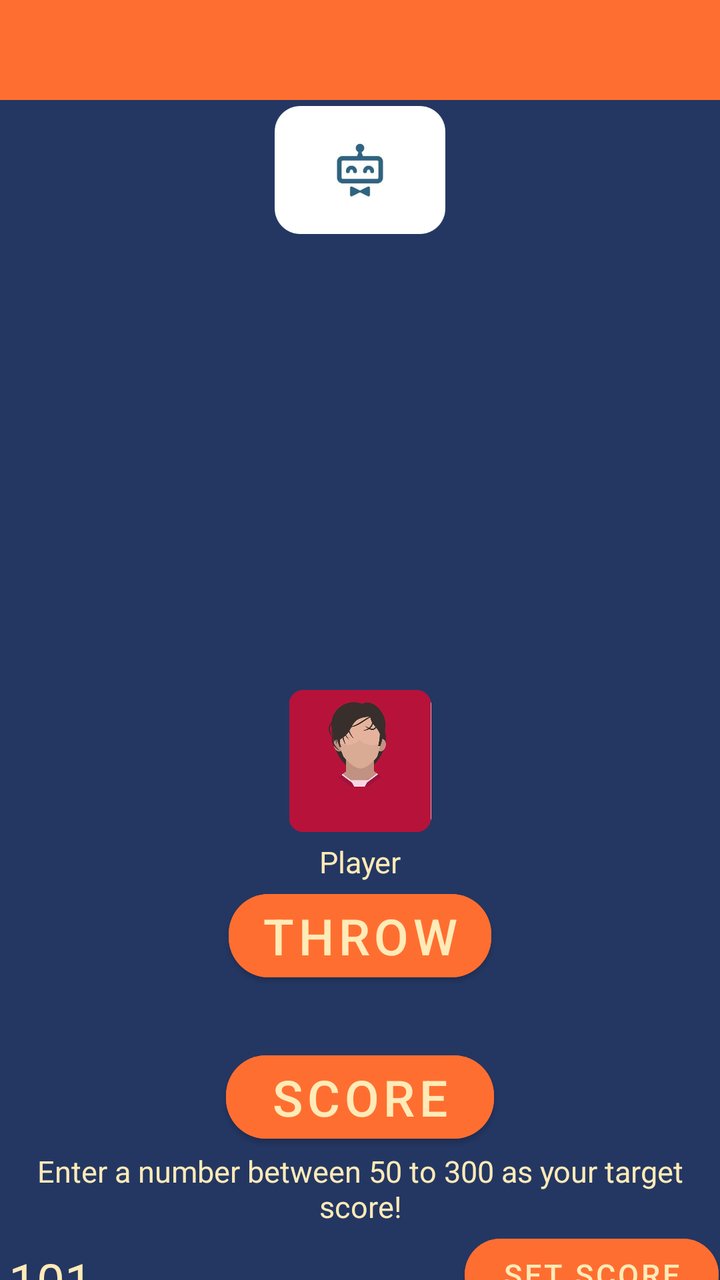
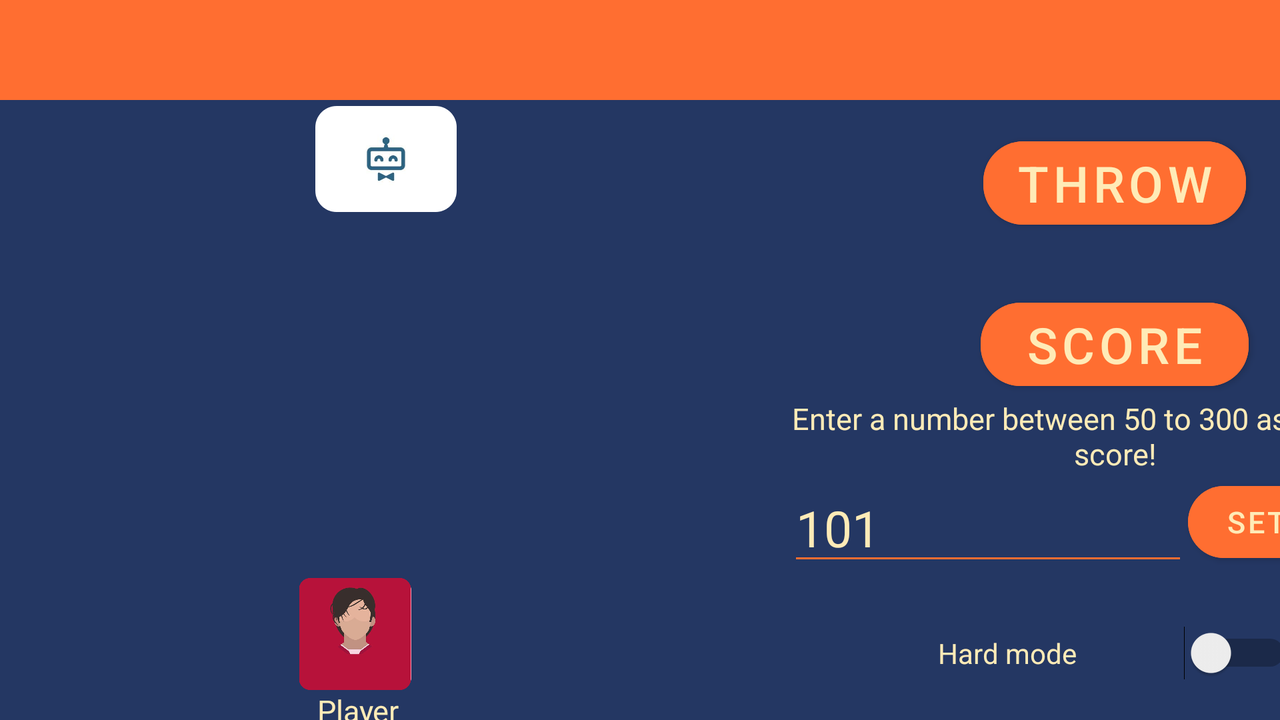

Two renders of one Android screen. The first uses the default layout on a phone; the second uses the alternative layout the repository ships for a different screen configuration, on a matching device. The two XML files are below.
<!-- AndroidManifest.xml: application theme Theme.DiceGameCWK -->
<!-- res/layout/game_activity.xml -->
<?xml version="1.0" encoding="utf-8"?>
<LinearLayout xmlns:android="http://schemas.android.com/apk/res/android"
    xmlns:app="http://schemas.android.com/apk/res-auto"
    xmlns:tools="http://schemas.android.com/tools"
    android:layout_width="match_parent"
    android:layout_height="match_parent"
    android:orientation="vertical"
    android:background="@color/bluebgk">


    <LinearLayout
        android:layout_width="match_parent"
        android:layout_height="50dp"
        android:background="@color/orangebgk"
        android:orientation="horizontal">

        <TextView
            android:id="@+id/totalScores"
            android:layout_width="151dp"
            android:layout_height="match_parent"

            android:text=""
            android:textColor="@color/peachbgk"
            android:textSize="20sp" />

        <TextView
            android:id="@+id/roundTop"
            android:layout_width="110dp"
            android:layout_height="match_parent"

            android:text=""
            android:textColor="@color/peachbgk"
            android:textSize="15sp" />

        <TextView
            android:id="@+id/score"
            android:layout_width="172dp"
            android:layout_height="match_parent"
            android:text=""
            android:textColor="@color/peachbgk"
            android:textSize="14sp" />

    </LinearLayout>

    <TextView
        android:id="@+id/txtComputerName"
        android:layout_width="match_parent"
        android:layout_height="3dp"
        android:text="@string/computer"
        android:textAlignment="center"
        android:textColor="@color/peachbgk"
        android:textSize="15sp" />

    <ImageView
        android:id="@+id/imgV_Computer"
        android:layout_width="match_parent"
        android:layout_height="64dp"
        android:contentDescription="@string/image_of_computer"
        tools:srcCompat="@drawable/robot" />

    <LinearLayout
        android:layout_width="match_parent"
        android:layout_height="82dp"
        android:orientation="horizontal"
        >

        <ImageView
            android:contentDescription="@string/image_of_dice"
            android:id="@+id/imgVComDie1"
            android:layout_width="0dp"
            android:layout_weight="1"
            android:layout_height="69dp"

            android:layout_marginHorizontal="4dp"

            tools:srcCompat="@tools:sample/avatars" />

        <ImageView
            android:contentDescription="@string/image_of_dice"
            android:id="@+id/imgVComDie2"
            android:layout_width="0dp"
            android:layout_weight="1"
            android:layout_height="69dp"
            android:layout_marginHorizontal="4dp"
            tools:srcCompat="@tools:sample/avatars" />

        <ImageView
            android:contentDescription="@string/image_of_dice"
            android:id="@+id/imgVComDie3"
            android:layout_width="0dp"
            android:layout_weight="1"
            android:layout_height="69dp"
            android:layout_marginHorizontal="4dp"
            tools:srcCompat="@tools:sample/avatars" />

        <ImageView
            android:contentDescription="@string/image_of_dice"
            android:id="@+id/imgVComDie4"
            android:layout_width="0dp"
            android:layout_weight="1"
            android:layout_height="69dp"
            android:layout_marginHorizontal="4dp"
            tools:srcCompat="@tools:sample/avatars" />

        <ImageView
            android:contentDescription="@string/image_of_dice"
            android:id="@+id/imgVComDie5"
            android:layout_width="0dp"
            android:layout_weight="1"
            android:layout_height="69dp"
            android:layout_marginHorizontal="4dp"
            tools:srcCompat="@tools:sample/avatars" />

    </LinearLayout>


    <TextView
        android:id="@+id/txtMiddle"
        android:layout_width="match_parent"
        android:layout_height="65dp"

        android:text=""
        android:textAlignment="center"
        android:textColor="@color/peachbgk"

        android:textSize="18sp" />

    <Space
        android:layout_width="match_parent"
        android:layout_height="00dp"
        />

    <LinearLayout

        android:layout_width="match_parent"
        android:layout_height="81dp"
        android:orientation="horizontal"
     >

        <ImageView
            android:contentDescription="@string/image_of_dice"

            android:id="@+id/imgVPlyDie1"
            android:layout_width="0dp"
            android:layout_weight="1"
            android:layout_height="69dp"
            android:layout_marginHorizontal="4dp"
            tools:srcCompat="@tools:sample/avatars" />

        <ImageView
            android:contentDescription="@string/image_of_dice"
            android:id="@+id/imgVPlyDie2"
            android:layout_width="0dp"
            android:layout_weight="1"
            android:layout_height="69dp"
            android:layout_marginHorizontal="4dp"
            tools:srcCompat="@tools:sample/avatars" />

        <ImageView
            android:contentDescription="@string/image_of_dice"
            android:id="@+id/imgVPlyDie3"
            android:layout_width="0dp"
            android:layout_weight="1"
            android:layout_height="69dp"
            android:layout_marginHorizontal="4dp"
            tools:srcCompat="@tools:sample/avatars" />

        <ImageView
            android:contentDescription="@string/image_of_dice"
            android:id="@+id/imgVPlyDie4"
            android:layout_width="0dp"
            android:layout_weight="1"
            android:layout_height="69dp"
            android:layout_marginHorizontal="4dp"
            tools:srcCompat="@tools:sample/avatars" />

        <ImageView
            android:contentDescription="@string/image_of_dice"
            android:id="@+id/imgVPlyDie5"
            android:layout_width="0dp"
            android:layout_weight="1"
            android:layout_height="69dp"
            android:layout_marginHorizontal="4dp"
            tools:srcCompat="@tools:sample/avatars" />
    </LinearLayout>

    <ImageView
        android:id="@+id/imgV_Player"
        android:layout_width="match_parent"
        android:layout_height="71dp"
        tools:srcCompat="@drawable/player"
        android:contentDescription="@string/image_of_player" />

    <LinearLayout

        android:layout_width="match_parent"
        android:layout_height="317dp"
        android:orientation="vertical"
        android:gravity="center">

        <TextView
            android:id="@+id/txtPlayerName"
            android:layout_width="match_parent"
            android:layout_height="wrap_content"
            android:text="@string/player_name"
            android:textAlignment="center"
            android:textColor="@color/peachbgk"
            android:textSize="15sp" />

        <Button
            android:id="@+id/btn_Throw"
            android:layout_width="wrap_content"
            android:layout_height="wrap_content"
            android:layout_gravity="center_horizontal"
            android:backgroundTint="@color/orangebgk"
            android:text="@string/Throw"
            android:textColor="@color/peachbgk"
            android:textSize="25sp"
            android:visibility="visible"
            app:cornerRadius="20dp" />

        <Space
            android:layout_width="match_parent"
            android:layout_height="27dp" />

        <Button
            android:id="@+id/btn_Score"
            android:layout_width="134dp"
            android:layout_height="wrap_content"
            android:layout_gravity="center_horizontal"
            android:backgroundTint="@color/orangebgk"
            android:text="@string/score"
            android:textColor="@color/peachbgk"
            android:textSize="25sp"
            app:cornerRadius="20dp" />

        <TextView
            android:id="@+id/txtEditPoints"
            android:layout_width="match_parent"
            android:layout_height="38dp"
            android:text="@string/enter_a_number_between_50_to_300_as_your_target_score"
            android:textAlignment="center"
            android:textColor="@color/peachbgk"
            android:textSize="15sp" />

        <LinearLayout
            android:layout_width="match_parent"
            android:layout_height="64dp"
            android:orientation="horizontal"
            android:gravity="center">

            <EditText
                android:id="@+id/CustomPoints"
                android:layout_width="232dp"
                android:layout_height="wrap_content"
                android:layout_gravity="center_horizontal"
                android:backgroundTint="@color/orangebgk"
                android:inputType="number"
                android:text="101"
                android:textColor="@color/peachbgk"
                android:textSize="25sp"
                app:cornerRadius="20dp" />

            <Button
                android:id="@+id/btnSetScore"
                android:layout_width="127dp"
                android:layout_height="wrap_content"
                android:layout_gravity="center_horizontal"
                android:backgroundTint="@color/orangebgk"
                android:text="@string/set_score"
                android:textColor="@color/peachbgk"
                android:textSize="15sp"
                app:cornerRadius="20dp" />

        </LinearLayout>

        <Switch
            android:id="@+id/switch1"
            android:layout_width="177dp"
            android:layout_height="51dp"
            android:scrollbarSize="200dp"
            android:text="@string/hard_mode"
            android:textColor="@color/peachbgk" />


    </LinearLayout>

</LinearLayout>
<!-- resources referenced by this layout -->
<resources>
  <color name="bluebgk">#243763</color>
  <color name="orangebgk">#FF6E31</color>
  <color name="peachbgk">#FFEBB7</color>
  <!-- drawable player: png bitmap (drawable, 103021 bytes) -->
  <!-- drawable robot: png bitmap (drawable, 25769 bytes) -->
  <string name="Throw">Throw</string>
  <string name="computer">Computer</string>
  <string name="enter_a_number_between_50_to_300_as_your_target_score">Enter a number between 50 to 300 as your target score!</string>
  <string name="hard_mode">Hard mode</string>
  <string name="image_of_computer">image of computer</string>
  <string name="image_of_dice">image of dice</string>
  <string name="image_of_player">image of player</string>
  <string name="player_name">Player</string>
  <string name="score">Score</string>
  <string name="set_score">Set score</string>
  <style name="Theme.DiceGameCWK" parent="Theme.MaterialComponents.DayNight.DarkActionBar">
          
          <item name="colorPrimary">@color/purple_500</item>
          <item name="colorPrimaryVariant">@color/purple_700</item>
          <item name="colorOnPrimary">@color/white</item>
          
          <item name="colorSecondary">@color/teal_200</item>
          <item name="colorSecondaryVariant">@color/teal_700</item>
          <item name="colorOnSecondary">@color/black</item>
          
          <item name="android:statusBarColor">?attr/colorPrimaryVariant</item>
          
      </style>
  <color name="purple_500">#FF6200EE</color>
  <color name="purple_700">#FF3700B3</color>
  <color name="white">#FFFFFFFF</color>
  <color name="teal_200">#FF03DAC5</color>
  <color name="teal_700">#FF018786</color>
  <color name="black">#FF000000</color>
</resources>
<!-- res/layout-land/game_activity.xml (the repository's variant of the layout above) -->
<!-- drawn on the phone turned sideways -->
<?xml version="1.0" encoding="utf-8"?>
<LinearLayout xmlns:android="http://schemas.android.com/apk/res/android"
    xmlns:app="http://schemas.android.com/apk/res-auto"
    xmlns:tools="http://schemas.android.com/tools"
    android:layout_width="match_parent"
    android:layout_height="match_parent"
    android:orientation="vertical"
    android:background="@color/bluebgk">


    <LinearLayout
        android:layout_width="match_parent"
        android:layout_height="50dp"
        android:background="@color/orangebgk"
        android:orientation="horizontal">

        <TextView
            android:id="@+id/totalScores"
            android:layout_width="305dp"
            android:layout_height="match_parent"

            android:text=""
            android:textColor="@color/peachbgk"
            android:textSize="20sp" />

        <TextView
            android:id="@+id/roundTop"
            android:layout_width="277dp"
            android:layout_height="37dp"

            android:text=""
            android:textColor="@color/peachbgk"
            android:textSize="15sp" />

        <TextView
            android:id="@+id/score"
            android:layout_width="149dp"
            android:layout_height="match_parent"
            android:text=""
            android:textColor="@color/peachbgk"
            android:textSize="14sp" />

    </LinearLayout>

    <LinearLayout
        android:layout_width="match_parent"
        android:layout_height="match_parent">

        <LinearLayout
            android:layout_width="386dp"
            android:layout_height="match_parent"
            android:orientation="vertical">

            <TextView
                android:id="@+id/txtComputerName"
                android:layout_width="match_parent"
                android:layout_height="3dp"
                android:text="@string/computer"
                android:textAlignment="center"
                android:textColor="@color/peachbgk"
                android:textSize="15sp" />

            <ImageView
                android:id="@+id/imgV_Computer"
                android:layout_width="match_parent"
                android:layout_height="53dp"
                android:contentDescription="@string/image_of_computer"
                tools:srcCompat="@drawable/robot" />

            <LinearLayout
                android:layout_width="348dp"
                android:layout_height="67dp"
                android:orientation="horizontal">

                <ImageView
                    android:id="@+id/imgVComDie1"
                    android:layout_width="60dp"
                    android:layout_height="60dp"
                    android:layout_marginHorizontal="4dp"
                    android:contentDescription="@string/image_of_dice"

                    tools:srcCompat="@tools:sample/avatars" />

                <ImageView
                    android:id="@+id/imgVComDie2"
                    android:layout_width="60dp"
                    android:layout_height="60dp"
                    android:layout_marginHorizontal="4dp"
                    android:contentDescription="@string/image_of_dice"
                    tools:srcCompat="@tools:sample/avatars" />

                <ImageView
                    android:id="@+id/imgVComDie3"
                    android:layout_width="60dp"
                    android:layout_height="60dp"
                    android:layout_marginHorizontal="4dp"
                    android:contentDescription="@string/image_of_dice"
                    tools:srcCompat="@tools:sample/avatars" />

                <ImageView
                    android:id="@+id/imgVComDie4"
                    android:layout_width="60dp"
                    android:layout_height="60dp"
                    android:layout_marginHorizontal="4dp"
                    android:contentDescription="@string/image_of_dice"
                    tools:srcCompat="@tools:sample/avatars" />

                <ImageView
                    android:id="@+id/imgVComDie5"
                    android:layout_width="60dp"
                    android:layout_height="60dp"
                    android:layout_marginHorizontal="4dp"
                    android:contentDescription="@string/image_of_dice"
                    tools:srcCompat="@tools:sample/avatars" />

            </LinearLayout>

            <TextView
                android:id="@+id/txtMiddle"
                android:layout_width="355dp"
                android:layout_height="46dp"

                android:text=""
                android:textAlignment="center"
                android:textColor="@color/peachbgk"

                android:textSize="15sp" />

            <LinearLayout

                android:layout_width="355dp"
                android:layout_height="70dp"
                android:orientation="horizontal">

                <ImageView
                    android:id="@+id/imgVPlyDie1"
                    android:layout_width="60dp"
                    android:layout_height="60dp"
                    android:layout_marginHorizontal="4dp"
                    android:contentDescription="@string/image_of_dice"
                    tools:srcCompat="@tools:sample/avatars" />

                <ImageView
                    android:id="@+id/imgVPlyDie2"
                    android:layout_width="60dp"
                    android:layout_height="60dp"
                    android:layout_marginHorizontal="4dp"
                    android:contentDescription="@string/image_of_dice"
                    tools:srcCompat="@tools:sample/avatars" />

                <ImageView
                    android:id="@+id/imgVPlyDie3"
                    android:layout_width="60dp"
                    android:layout_height="60dp"
                    android:layout_marginHorizontal="4dp"
                    android:contentDescription="@string/image_of_dice"
                    tools:srcCompat="@tools:sample/avatars" />

                <ImageView
                    android:id="@+id/imgVPlyDie4"
                    android:layout_width="60dp"
                    android:layout_height="60dp"
                    android:layout_marginHorizontal="4dp"
                    android:contentDescription="@string/image_of_dice"
                    tools:srcCompat="@tools:sample/avatars" />

                <ImageView
                    android:id="@+id/imgVPlyDie5"
                    android:layout_width="60dp"
                    android:layout_height="60dp"
                    android:layout_marginHorizontal="4dp"
                    android:contentDescription="@string/image_of_dice"
                    tools:srcCompat="@tools:sample/avatars" />
            </LinearLayout>

            <ImageView
                android:id="@+id/imgV_Player"
                android:layout_width="355dp"
                android:layout_height="56dp"
                android:contentDescription="@string/image_of_player"
                tools:srcCompat="@drawable/player" />

            <TextView
                android:id="@+id/txtPlayerName"
                android:layout_width="358dp"
                android:layout_height="wrap_content"
                android:text="@string/player_name"
                android:textAlignment="center"
                android:textColor="@color/peachbgk"
                android:textSize="15sp" />

        </LinearLayout>

        <LinearLayout

            android:layout_width="343dp"
            android:layout_height="317dp"
            android:gravity="center"
            android:orientation="vertical">

            <Button
                android:id="@+id/btn_Throw"
                android:layout_width="wrap_content"
                android:layout_height="wrap_content"
                android:layout_gravity="center_horizontal"
                android:backgroundTint="@color/orangebgk"
                android:text="@string/Throw"
                android:textColor="@color/peachbgk"
                android:textSize="25sp"
                android:visibility="visible"
                app:cornerRadius="20dp" />

            <Space
                android:layout_width="match_parent"
                android:layout_height="27dp" />

            <Button
                android:id="@+id/btn_Score"
                android:layout_width="134dp"
                android:layout_height="wrap_content"
                android:layout_gravity="center_horizontal"
                android:backgroundTint="@color/orangebgk"
                android:text="@string/score"
                android:textColor="@color/peachbgk"
                android:textSize="25sp"
                app:cornerRadius="20dp" />

            <TextView
                android:id="@+id/txtEditPoints"
                android:layout_width="match_parent"
                android:layout_height="38dp"
                android:text="@string/enter_a_number_between_50_to_300_as_your_target_score"
                android:textAlignment="center"
                android:textColor="@color/peachbgk"
                android:textSize="15sp" />

            <LinearLayout
                android:layout_width="match_parent"
                android:layout_height="64dp"
                android:gravity="center"
                android:orientation="horizontal">

                <EditText
                    android:id="@+id/CustomPoints"
                    android:layout_width="200dp"
                    android:layout_height="wrap_content"
                    android:layout_gravity="center_horizontal"
                    android:backgroundTint="@color/orangebgk"
                    android:inputType="number"
                    android:text="101"

                    android:textColor="@color/peachbgk"
                    android:textSize="25sp"
                    app:cornerRadius="20dp" />

                <Button
                    android:id="@+id/btnSetScore"
                    android:layout_width="127dp"
                    android:layout_height="wrap_content"
                    android:layout_gravity="center_horizontal"
                    android:backgroundTint="@color/orangebgk"
                    android:text="@string/set_score"
                    android:textColor="@color/peachbgk"
                    android:textSize="15sp"
                    app:cornerRadius="20dp" />

            </LinearLayout>

            <Switch
                android:id="@+id/switch1"
                android:layout_width="177dp"
                android:layout_height="51dp"
                android:scrollbarSize="200dp"
                android:text="@string/hard_mode"
                android:textColor="@color/peachbgk" />


        </LinearLayout>

    </LinearLayout>


</LinearLayout>
